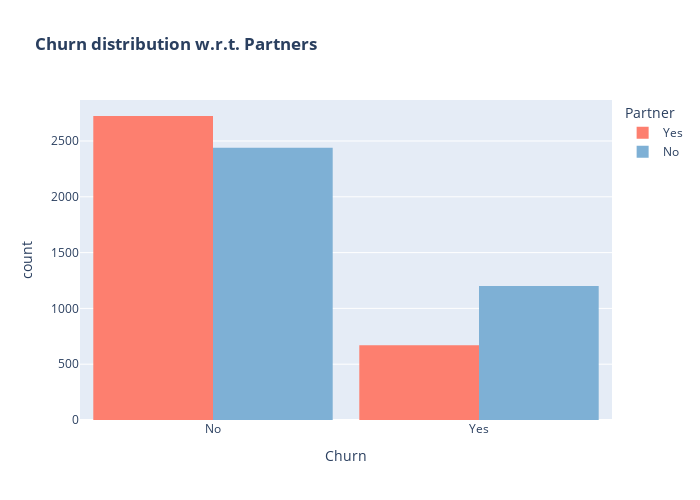

The notebook cell this image was saved under:
### Markdown cell above
After looking at the data, we fixed some of the missing values and inconsistencies we found. 

Now it's time to explore it more in depth and check for correlation between variables.

We are going to use some plotting libraries to get a better idea of the data distribution, let's start with a simple histogram.

### Code cell
color_map = {"Yes": '#fd7f6f', "No": '#7eb0d5'}
fig = px.histogram(cust_data, x="Churn", color="Partner", barmode="group", title="<b>Churn distribution w.r.t. Partners</b>", color_discrete_map=color_map)
fig.update_layout(width=700, height=500, bargap=0.1)
fig.show()

### Figure 1 — Plotly figure (JSON) as saved in the notebook; plotly's stock layout.template omitted (floating-point values rounded to 4 significant figures; data arrays with more than 128 entries replaced by an {"elided": "..."} marker saying what was removed)
{"data": [{"alignmentgroup": "True", "bingroup": "x", "hovertemplate": "Partner=Yes<br>Churn=%{x}<br>count=%{y}<extra></extra>", "legendgroup": "Yes", "marker": {"color": "#fd7f6f", "pattern": {"shape": ""}}, "name": "Yes", "offsetgroup": "Yes", "orientation": "v", "showlegend": true, "type": "histogram", "x": {"elided": "3393 str values"}, "xaxis": "x", "yaxis": "y"}, {"alignmentgroup": "True", "bingroup": "x", "hovertemplate": "Partner=No<br>Churn=%{x}<br>count=%{y}<extra></extra>", "legendgroup": "No", "marker": {"color": "#7eb0d5", "pattern": {"shape": ""}}, "name": "No", "offsetgroup": "No", "orientation": "v", "showlegend": true, "type": "histogram", "x": {"elided": "3639 str values"}, "xaxis": "x", "yaxis": "y"}], "layout": {"bargap": 0.1, "barmode": "group", "height": 500, "legend": {"title": {"text": "Partner"}, "tracegroupgap": 0}, "title": {"text": "<b>Churn distribution w.r.t. Partners</b>"}, "width": 700, "xaxis": {"anchor": "y", "domain": [0, 1], "title": {"text": "Churn"}}, "yaxis": {"anchor": "x", "domain": [0, 1], "title": {"text": "count"}}}}
